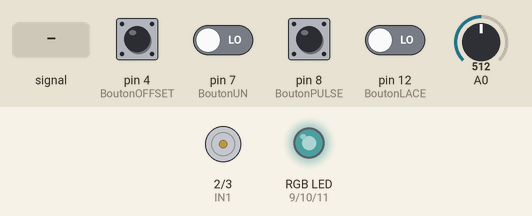
Simulated run of this sketch. Board: Arduino Uno, built with avr-gcc and run on an emulated ATmega328P. On the bench: motor-driver pin pairs drawn as motors (green arrow = first pin HIGH = forward, orange = second pin HIGH = backward, longer = more drive, scaled by the enable pin), an RGB LED mixed from three pins (HIGH = lit). The inputs (shaded band) are chosen by the test bench; at power-on: pin 4 (BoutonOFFSET), pin 7 (BoutonUN), pin 8 (BoutonPULSE), pin 12 (BoutonLACE) LOW, A0 = 512. Dim RGB values are drawn brighter than linear; what the sketch prints to the serial monitor is not drawn.

Above: at 1.2 s.
1.3 s: pin 7 (BoutonUN) driven HIGH
At 2.5 s:
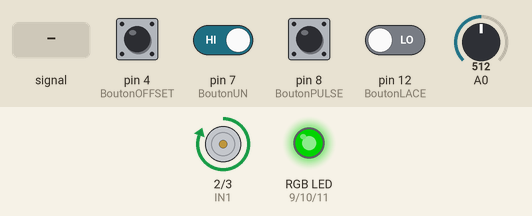
2.8 s: pin 7 (BoutonUN) driven LOW
At 3.7 s:
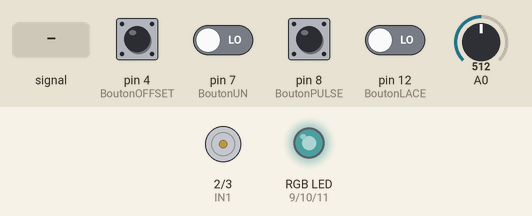
4.3 s: pin 8 (BoutonPULSE) pulled HIGH for 0.15 s
At 5.5 s:
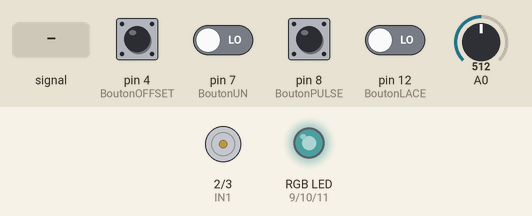
5.9 s: pin 12 (BoutonLACE) driven HIGH
At 7.0 s:
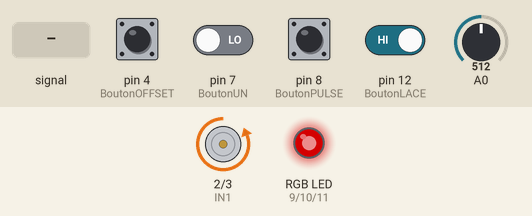
7.4 s: A0 fed a 2 Hz sine of ±306 counts around its level
10.4 s: A0 fed a 200 Hz sine of ±255 counts around its level
Timing chart, 0 to 14.4 s (numbered marks = the images above; inputs shaded):
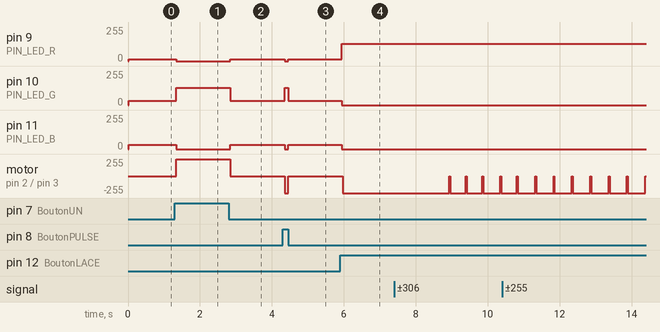

The sketch:

AutoShoes_v1.0.ino
```cpp
//-- MOTEUR A --
int ENA = 5; //Connecté à Arduino pin 5(sortie pwm)
int IN1 = 2; //Connecté à Arduino pin 2
int IN2 = 3; //Connecté à Arduino pin 3

//-- Capteur courant --
float OFFSET =2.500650408-0.0480952;

//--Bouton--
int BoutonOFFSET = 4;
int BoutonLACE   = 12;
int BoutonUN     = 7;
int BoutonPULSE  = 8;

//RGB
const byte PIN_LED_R = 9;
const byte PIN_LED_G = 10;
const byte PIN_LED_B = 11;

boolean etatBouton;
boolean Lace;
boolean pulse;
boolean un;


// the setup routine runs once when you press reset:
void setup() {
  // initialize serial communication at 9600 bits per second:
  Serial.begin(9600);

  //Configurer les broches comme sortie
  pinMode(ENA,OUTPUT);
  pinMode(IN1,OUTPUT);
  pinMode(IN2,OUTPUT);

  digitalWrite(ENA,LOW);// Moteur A - Ne pas tourner (désactivation moteur)

  // Direction du Moteur A
  digitalWrite(IN1,LOW);
  digitalWrite(IN2,HIGH);
  analogWrite(ENA,0);

  //Bouton
  pinMode(BoutonOFFSET,INPUT);
  pinMode(BoutonLACE,INPUT);
  pinMode(BoutonUN,INPUT);
  pinMode(BoutonPULSE,INPUT);

  //RGB
  pinMode(PIN_LED_R, OUTPUT);
  pinMode(PIN_LED_G, OUTPUT);
  pinMode(PIN_LED_B, OUTPUT);
  displayColor(0, 0, 0);

  //Initialise
  intitialise();
}


// the loop routine runs over and over again forever:
void loop() {
  digitalWrite(IN1,LOW);
  digitalWrite(IN2,HIGH);
  analogWrite(ENA,0);
  displayColor(15,32,32);

  //Fonctions ingenieurs
   etatBouton  = digitalRead(BoutonOFFSET);
   Lace        = digitalRead(BoutonLACE);
   pulse       = digitalRead(BoutonPULSE);
   un          = digitalRead(BoutonUN);
  //Serial.println(etatBouton);
  while (etatBouton){
    intitialise();
    etatBouton  = digitalRead(BoutonOFFSET);
    }
  float mesure =(mesureB(255,A0)-OFFSET)*0.66*1000*5/1023;
  Serial.println(mesure,4);
  while (Lace){
    displayColor(128,0,0);
    lacage(255,255,A0);
    Lace        = digitalRead(BoutonLACE);
    Serial.println(Lace);
    }
  while (pulse){
    displayColor(0,128,0);
    analogWrite(ENA,255);
    delay(100);
    pulse       = digitalRead(BoutonPULSE);
    }
  while (un){
    displayColor(0,128,0);
    digitalWrite(IN1,HIGH);
    digitalWrite(IN2,LOW);
    analogWrite(ENA,255);
    delay(100);
    un          = digitalRead(BoutonUN);
    }
}


void displayColor(byte r, byte g, byte b) {
  // Version anode commune
  analogWrite(PIN_LED_R, r);
  analogWrite(PIN_LED_G, g);
  analogWrite(PIN_LED_B, b);
}


unsigned int mesureB(int x,char broche){

  unsigned int voltagemoy = 0;

  for (int i=1;i<=x;i++){
    float sensorValue = analogRead(broche);

    // Convert the analog reading (which goes from 0 - 1023) to a voltage (0 - 5V):
    unsigned int voltage = sensorValue;

    voltagemoy+=voltage;
  }
  return voltagemoy/x;
}


void intitialise(){
  OFFSET=mesureB(255,A0);
  }


void lacage(int vit,int moy,char broche){
  intitialise();
  analogWrite(ENA,vit);
  delay(400);
  while((mesureB(moy,broche)-OFFSET)*0.66*1000 <= 50){
      float mesure =(mesureB(255,A0)-OFFSET)*0.66*1000*5/1023;
      Serial.println(mesure,4);
    }
  analogWrite(ENA,0);
  }
```

Measured:
- after the input at 1.3 s, pin 9 (PIN_LED_R): 15/255 → 0/255 at once; pin 10 (PIN_LED_G): 32/255 → 128/255 at once; pin 11 (PIN_LED_B): 32/255 → 0/255 at once; motor on pin 2 (IN1) / pin 3 (IN2): stopped → forward 255/255 at once
- after the input at 2.8 s, pin 9 (PIN_LED_R): 0/255 → 15/255 at once; pin 10 (PIN_LED_G): 128/255 → 32/255 at once; pin 11 (PIN_LED_B): 0/255 → 32/255 at once; motor on pin 2 (IN1) / pin 3 (IN2): forward 255/255 → stopped at once
- after the input at 4.3 s, pin 9 (PIN_LED_R): 15/255 → 0/255 after 0.05 s, → 15/255 0.10 s later; pin 10 (PIN_LED_G): 32/255 → 128/255 after 0.05 s, → 32/255 0.10 s later; pin 11 (PIN_LED_B): 32/255 → 0/255 after 0.05 s, → 32/255 0.10 s later; motor on pin 2 (IN1) / pin 3 (IN2): stopped → backward 255/255 after 0.05 s, → stopped 0.10 s later
- after the input at 5.9 s, pin 9 (PIN_LED_R): 15/255 → 128/255 at once; pin 10 (PIN_LED_G), pin 11 (PIN_LED_B): 32/255 → 0/255 at once; motor on pin 2 (IN1) / pin 3 (IN2): stopped → backward 255/255 after 0.06 s
- after the input at 7.4 s, motor on pin 2 (IN1) / pin 3 (IN2): alternates backward 255/255 for 0.43 s and stopped for 0.03 s, starting after 1.5 s
